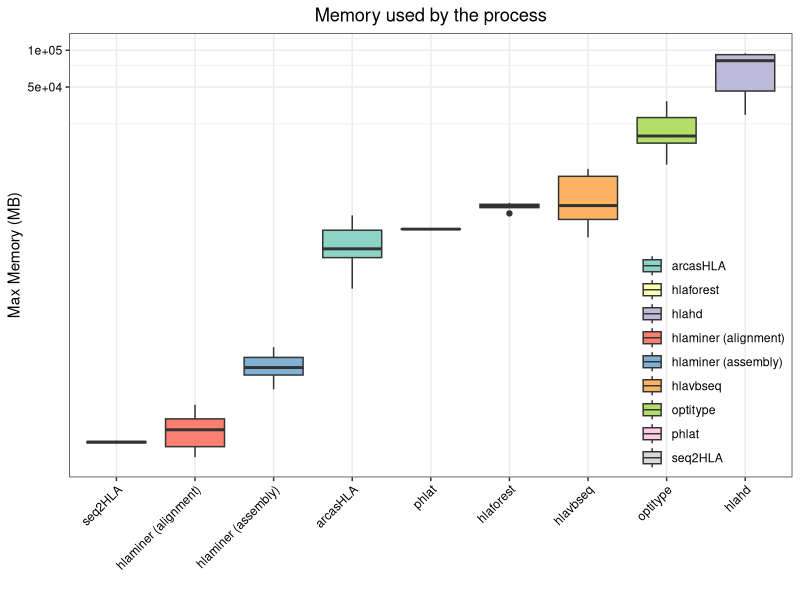
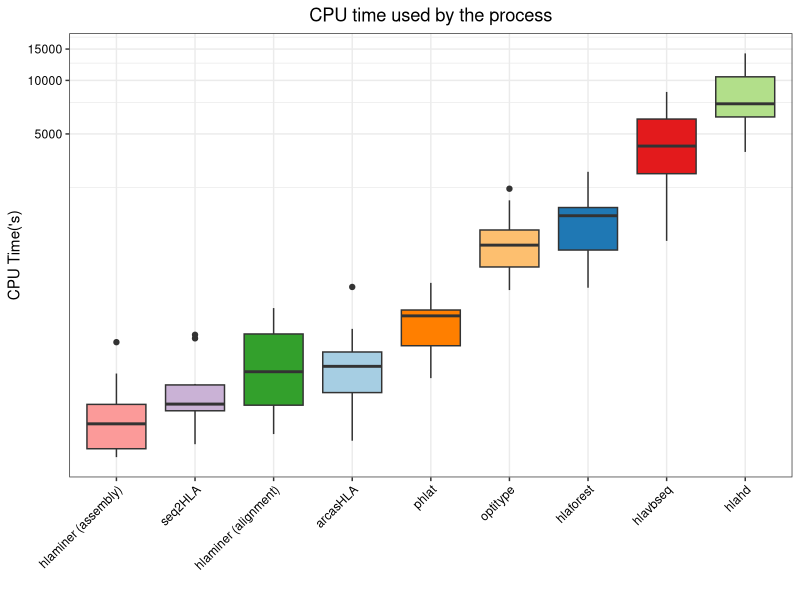

The R source for these figures, in order: (Note: this script raises an error after producing the figures.)

rm(list = ls())

library(tidyverse)
library(data.table)

raw_data_memory <- fread("work_memory.csv")[,-1]
colnames(raw_data_memory)
colnames(raw_data_memory)<-c("arcasHLA","hlaforest","phlat","seq2HLA", "hlaminer (alignment)", "hlaminer (assembly)", "hlahd","hlavbseq","optitype")
colnames(raw_data_memory)

data_memory <- raw_data_memory %>% as_tibble %>% 
  gather(Tools, rawMemory) %>%
  mutate(Memory = rawMemory / 10^3)

mem <- ggplot(data_memory, aes(x=reorder(Tools,Memory,FUN=median), y=Memory, fill=Tools))+
  theme_bw()+
  geom_boxplot()+
  coord_trans(y="log10")+
  scale_fill_brewer(palette="Set3") +
  ggtitle("Memory used by the process")+
  labs(x="",y="Max Memory (MB)")+
  theme(axis.text = element_text(color = "black"),
        strip.background = element_blank(),
        strip.text = element_text(face = "bold"),
        legend.justification=c(1,0),legend.position=c(1, 0),legend.title=element_blank(),
        legend.background = element_rect(fill = "transparent"), # get rid of legend bg
        plot.title = element_text(hjust = 0.5),
        axis.text.x = element_text(angle = 45, vjust = 1, hjust = 1))
mem
#####################################################################
#####################################################################
#####################################################################

raw_data_time <- fread("work_time.csv")[,-1]
colnames(raw_data_time)
colnames(raw_data_time)<-c("arcasHLA","hlaforest","phlat","seq2HLA", "hlaminer (alignment)", "hlaminer (assembly)", "hlahd","hlavbseq","optitype")
colnames(raw_data_time)

data_time <- raw_data_time %>% as_tibble %>% 
  gather(Tools, time) 

core <- ggplot(data_time, aes(x=reorder(Tools, time, FUN=median), y=time, fill=Tools))+
  theme_bw()+
  geom_boxplot()+
  coord_trans(y="log10")+
  scale_fill_brewer(palette="Paired") +
  ggtitle("CPU time used by the process")+
  labs(x="",y="CPU Time('s)")+
  theme(axis.text = element_text(color = "black"),
        strip.background = element_blank(),
        strip.text = element_text(face = "bold"),
        legend.position = "none",
        plot.title = element_text(hjust = 0.5),
        axis.text.x = element_text(angle = 45, vjust = 1, hjust = 1))
core

cowplot::plot_grid(core, mem, align = "hv") +
  ggsave(file="work_memcore.png", width = 10, height = 6, units = "in")
